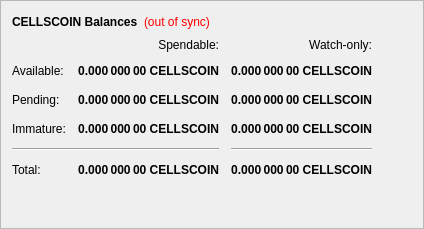
        <widget class="QFrame" name="frame">
         <property name="frameShape">
          <enum>QFrame::StyledPanel</enum>
         </property>
         <property name="frameShadow">
          <enum>QFrame::Raised</enum>
         </property>
         <layout class="QVBoxLayout" name="verticalLayout_4">
          <item>
           <layout class="QHBoxLayout" name="horizontalLayout_4">
            <item>
             <widget class="QLabel" name="label_5">
              <property name="font">
               <font>
                <weight>75</weight>
                <bold>true</bold>
               </font>
              </property>
              <property name="text">
               <string>CELLSCOIN Balances</string>
              </property>
             </widget>
            </item>
            <item>
             <widget class="QLabel" name="labelWalletStatus">
              <property name="cursor">
               <cursorShape>WhatsThisCursor</cursorShape>
              </property>
              <property name="toolTip">
               <string>The displayed information may be out of date. Your wallet automatically synchronizes with the CELLSCOIN network after a connection is established, but this process has not completed yet.</string>
              </property>
              <property name="styleSheet">
               <string notr="true">QLabel { color: red; }</string>
              </property>
              <property name="text">
               <string notr="true">(out of sync)</string>
              </property>
              <property name="alignment">
               <set>Qt::AlignLeading|Qt::AlignLeft|Qt::AlignVCenter</set>
              </property>
             </widget>
            </item>
            <item>
             <spacer name="horizontalSpacer_3">
              <property name="orientation">
               <enum>Qt::Horizontal</enum>
              </property>
              <property name="sizeHint" stdset="0">
               <size>
                <width>40</width>
                <height>20</height>
               </size>
              </property>
             </spacer>
            </item>
           </layout>
          </item>
          <item>
           <layout class="QGridLayout" name="gridLayout">
            <property name="spacing">
             <number>12</number>
            </property>
            <item row="2" column="2">
             <widget class="QLabel" name="labelWatchPending">
              <property name="font">
               <font>
                <weight>75</weight>
                <bold>true</bold>
               </font>
              </property>
              <property name="cursor">
               <cursorShape>IBeamCursor</cursorShape>
              </property>
              <property name="toolTip">
               <string>Unconfirmed transactions to watch-only addresses</string>
              </property>
              <property name="text">
               <string notr="true">0.000 000 00 CELLSCOIN</string>
              </property>
              <property name="alignment">
               <set>Qt::AlignRight|Qt::AlignTrailing|Qt::AlignVCenter</set>
              </property>
              <property name="textInteractionFlags">
               <set>Qt::LinksAccessibleByMouse|Qt::TextSelectableByKeyboard|Qt::TextSelectableByMouse</set>
              </property>
             </widget>
            </item>
            <item row="2" column="1">
             <widget class="QLabel" name="labelUnconfirmed">
              <property name="font">
               <font>
                <weight>75</weight>
                <bold>true</bold>
               </font>
              </property>
              <property name="cursor">
               <cursorShape>IBeamCursor</cursorShape>
              </property>
              <property name="toolTip">
               <string>Total of transactions that have yet to be confirmed, and do not yet count toward the spendable balance</string>
              </property>
              <property name="text">
               <string notr="true">0.000 000 00 CELLSCOIN</string>
              </property>
              <property name="alignment">
               <set>Qt::AlignRight|Qt::AlignTrailing|Qt::AlignVCenter</set>
              </property>
              <property name="textInteractionFlags">
               <set>Qt::LinksAccessibleByMouse|Qt::TextSelectableByKeyboard|Qt::TextSelectableByMouse</set>
              </property>
             </widget>
            </item>
            <item row="3" column="2">
             <widget class="QLabel" name="labelWatchImmature">
              <property name="font">
               <font>
                <weight>75</weight>
                <bold>true</bold>
               </font>
              </property>
              <property name="cursor">
               <cursorShape>IBeamCursor</cursorShape>
              </property>
              <property name="toolTip">
               <string>Staked or masternode rewards in watch-only addresses that has not yet matured</string>
              </property>
              <property name="text">
               <string notr="true">0.000 000 00 CELLSCOIN</string>
              </property>
              <property name="alignment">
               <set>Qt::AlignRight|Qt::AlignTrailing|Qt::AlignVCenter</set>
              </property>
              <property name="textInteractionFlags">
               <set>Qt::LinksAccessibleByMouse|Qt::TextSelectableByKeyboard|Qt::TextSelectableByMouse</set>
              </property>
             </widget>
            </item>
            <item row="4" column="0" colspan="2">
             <widget class="Line" name="lineSpendableBalance">
              <property name="orientation">
               <enum>Qt::Horizontal</enum>
              </property>
             </widget>
            </item>
            <item row="4" column="2">
             <widget class="Line" name="lineWatchBalance">
              <property name="sizePolicy">
               <sizepolicy hsizetype="Preferred" vsizetype="Fixed">
                <horstretch>0</horstretch>
                <verstretch>0</verstretch>
               </sizepolicy>
              </property>
              <property name="minimumSize">
               <size>
                <width>140</width>
                <height>0</height>
               </size>
              </property>
              <property name="orientation">
               <enum>Qt::Horizontal</enum>
              </property>
             </widget>
            </item>
            <item row="5" column="0">
             <widget class="QLabel" name="labelTotalText">
              <property name="text">
               <string>Total:</string>
              </property>
             </widget>
            </item>
            <item row="3" column="1">
             <widget class="QLabel" name="labelImmature">
              <property name="font">
               <font>
                <weight>75</weight>
                <bold>true</bold>
               </font>
              </property>
              <property name="cursor">
               <cursorShape>IBeamCursor</cursorShape>
              </property>
              <property name="toolTip">
               <string>Staked or masternode rewards that has not yet matured</string>
              </property>
              <property name="text">
               <string notr="true">0.000 000 00 CELLSCOIN</string>
              </property>
              <property name="alignment">
               <set>Qt::AlignRight|Qt::AlignTrailing|Qt::AlignVCenter</set>
              </property>
              <property name="textInteractionFlags">
               <set>Qt::LinksAccessibleByMouse|Qt::TextSelectableByKeyboard|Qt::TextSelectableByMouse</set>
              </property>
             </widget>
            </item>
            <item row="2" column="3">
             <spacer name="horizontalSpacer_2">
              <property name="orientation">
               <enum>Qt::Horizontal</enum>
              </property>
              <property name="sizeHint" stdset="0">
               <size>
                <width>40</width>
                <height>20</height>
               </size>
              </property>
             </spacer>
            </item>
            <item row="3" column="0">
             <widget class="QLabel" name="labelImmatureText">
              <property name="text">
               <string>Immature:</string>
              </property>
             </widget>
            </item>
            <item row="5" column="1">
             <widget class="QLabel" name="labelTotal">
              <property name="font">
               <font>
                <weight>75</weight>
                <bold>true</bold>
               </font>
              </property>
              <property name="cursor">
               <cursorShape>IBeamCursor</cursorShape>
              </property>
              <property name="toolTip">
               <string>Your current total balance</string>
              </property>
              <property name="text">
               <string notr="true">0.000 000 00 CELLSCOIN</string>
              </property>
              <property name="alignment">
               <set>Qt::AlignRight|Qt::AlignTrailing|Qt::AlignVCenter</set>
              </property>
              <property name="textInteractionFlags">
               <set>Qt::LinksAccessibleByMouse|Qt::TextSelectableByKeyboard|Qt::TextSelectableByMouse</set>
              </property>
             </widget>
            </item>
            <item row="5" column="2">
             <widget class="QLabel" name="labelWatchTotal">
              <property name="font">
               <font>
                <weight>75</weight>
                <bold>true</bold>
               </font>
              </property>
              <property name="cursor">
               <cursorShape>IBeamCursor</cursorShape>
              </property>
              <property name="toolTip">
               <string>Current total balance in watch-only addresses</string>
              </property>
              <property name="text">
               <string notr="true">0.000 000 00 CELLSCOIN</string>
              </property>
              <property name="alignment">
               <set>Qt::AlignRight|Qt::AlignTrailing|Qt::AlignVCenter</set>
              </property>
              <property name="textInteractionFlags">
               <set>Qt::LinksAccessibleByMouse|Qt::TextSelectableByKeyboard|Qt::TextSelectableByMouse</set>
              </property>
             </widget>
            </item>
            <item row="0" column="2">
             <widget class="QLabel" name="labelWatchonly">
              <property name="text">
               <string>Watch-only:</string>
              </property>
              <property name="alignment">
               <set>Qt::AlignRight|Qt::AlignTrailing|Qt::AlignVCenter</set>
              </property>
             </widget>
            </item>
            <item row="1" column="0">
             <widget class="QLabel" name="labelBalanceText">
              <property name="text">
               <string>Available:</string>
              </property>
             </widget>
            </item>
            <item row="1" column="1">
             <widget class="QLabel" name="labelBalance">
              <property name="font">
               <font>
                <weight>75</weight>
                <bold>true</bold>
               </font>
              </property>
              <property name="cursor">
               <cursorShape>IBeamCursor</cursorShape>
              </property>
              <property name="toolTip">
               <string>Your current spendable balance</string>
              </property>
              <property name="text">
               <string notr="true">0.000 000 00 CELLSCOIN</string>
              </property>
              <property name="alignment">
               <set>Qt::AlignRight|Qt::AlignTrailing|Qt::AlignVCenter</set>
              </property>
              <property name="textInteractionFlags">
               <set>Qt::LinksAccessibleByMouse|Qt::TextSelectableByKeyboard|Qt::TextSelectableByMouse</set>
              </property>
             </widget>
            </item>
            <item row="1" column="2">
             <widget class="QLabel" name="labelWatchAvailable">
              <property name="font">
               <font>
                <weight>75</weight>
                <bold>true</bold>
               </font>
              </property>
              <property name="cursor">
               <cursorShape>IBeamCursor</cursorShape>
              </property>
              <property name="toolTip">
               <string>Your current balance in watch-only addresses</string>
              </property>
              <property name="text">
               <string notr="true">0.000 000 00 CELLSCOIN</string>
              </property>
              <property name="alignment">
               <set>Qt::AlignRight|Qt::AlignTrailing|Qt::AlignVCenter</set>
              </property>
              <property name="textInteractionFlags">
               <set>Qt::LinksAccessibleByMouse|Qt::TextSelectableByKeyboard|Qt::TextSelectableByMouse</set>
              </property>
             </widget>
            </item>
            <item row="2" column="0">
             <widget class="QLabel" name="labelPendingText">
              <property name="text">
               <string>Pending:</string>
              </property>
             </widget>
            </item>
            <item row="0" column="1">
             <widget class="QLabel" name="labelSpendable">
              <property name="text">
               <string>Spendable:</string>
              </property>
              <property name="alignment">
               <set>Qt::AlignRight|Qt::AlignTrailing|Qt::AlignVCenter</set>
              </property>
             </widget>
            </item>
           </layout>
          </item>
          <item>
           <spacer name="verticalSpacer_4">
            <property name="orientation">
             <enum>Qt::Vertical</enum>
            </property>
            <property name="sizeHint" stdset="0">
             <size>
              <width>20</width>
              <height>40</height>
             </size>
            </property>
           </spacer>
          </item>
         </layout>
        </widget>
